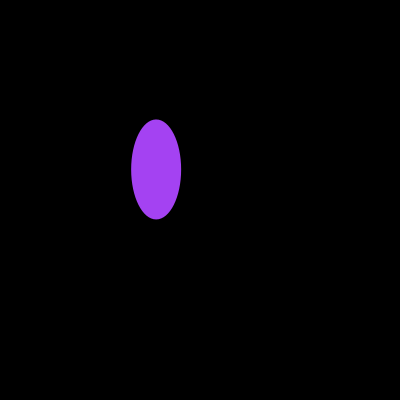
Frame 1 (no input)
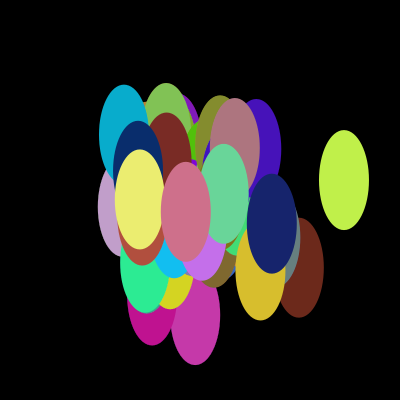
Frame 60 (the mouse pressed at the canvas centre just before this capture)
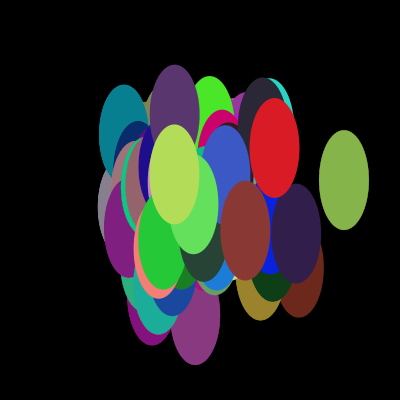
Frame 120 (the mouse held since frame 60 and released just before this capture)

The Processing sketch that drew these frames (run headless with seeded random() and noise(); from frame 60 on, the mouse is pressed at the canvas centre):

// Processing sketch: Exercise4
// ── Exercise4.pde
void setup() {
  size(400,400);
  background(0);
}

void draw() {
  //create an alpha blended background
  fill(0,1);
  rect(0,0,width,height);
  
  float r = random(0, 255);
  float g = random(0, 255);
  float b = random(0, 255);

  //define standard deviation and mean
  float sd = 200; float mean = 200;
  //scale by standard deviation and mean

  //get more gaussian numbers, this time for position
  float numx = randomGaussian();
  float numy = randomGaussian();
  sd = width/10;
  mean = width/2;
  numx = ( numx * sd ) + mean;
  numy = ( numy * sd ) + mean;

  //draw an ellipse with gaussian generated color and position
  noStroke();
  fill(r,g,b);
  ellipse(numx, numy, 50, 100);
}
